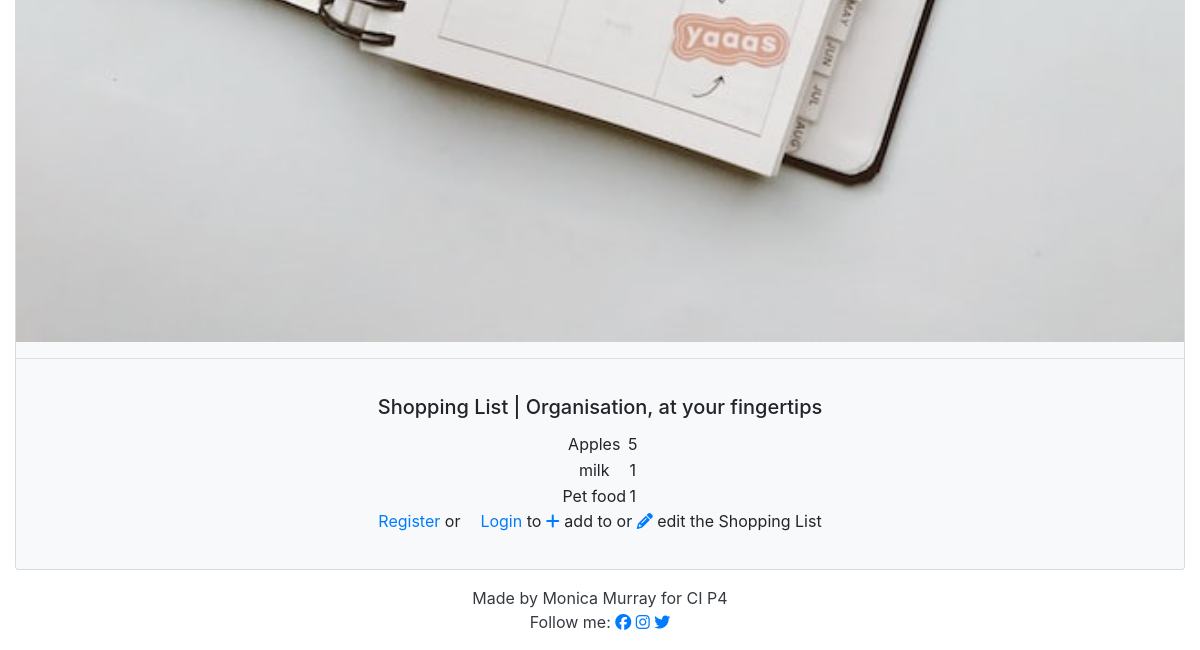
/ (lower part), run on an earlier commit of the app's database.
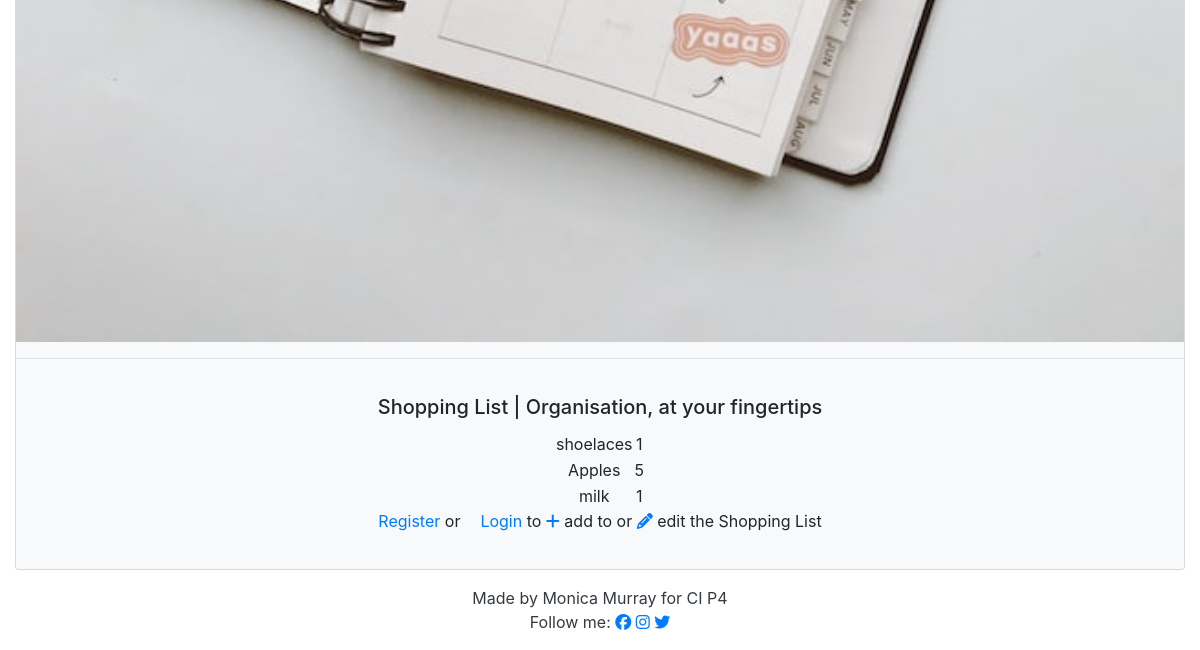
And on a later commit of the database.
### list/models.py (models this page shows, shortened)
class Entry(models.Model):
    item_name = models.CharField(
        max_length=60, null=False, blank=False, unique=True)
    quantity = models.IntegerField(choices=QUANTITY_CHOICES)
    star = models.BooleanField(default=False)
    user = models.ForeignKey(User, on_delete=models.CASCADE)
    category = models.CharField(max_length=20, choices=CATEGORY_CHOICES)
    added_on = models.DateTimeField(auto_now_add=True)
    check_item_as_done = models.BooleanField(default=False)
    class Meta:
        ordering = ['-added_on']

### list/views.py (the view)
# urls.py: path('', views.EntryList.as_view(), name='home'),
class EntryList(generic.ListView):
    model = Entry
    queryset = Entry.objects.all()
    template_name = 'index.html'
    paginate_by = 3

### templates/index.html (shortened to what this page needs)
{% extends 'base.html' %}
{% block content %}
<div class="row justify-content-center">
    {% if user.is_authenticated %}
        <table >
            <th>
                    <td><a href="#"><i class="fa-solid fa-filter"></i></a></td>
                    <td><a href="add/"><i class="fa-solid fa-plus"></i></a></td>
                    <td></td>
                    <td><a href="#"><i class="fa-solid fa-star"></i></a></td>
                    <td><a href="#"><i class="fa-solid fa-square-check"></i></a></td>
            </th>
                <tr></tr>
                {% for entry in entry_list %}
                <tr>
                    {% if entry.check_item_as_done %}
                        <td><strike> {{ entry.item_name }} </strike></td>
                    {% else %}
                        <td> {{ entry.item_name }}</td>
                        <td>{{entry.quantity}}</td>
                        <td><a href="#"><i class="fa-solid fa-pencil"></i></a></td>
                        <td><a href="#"><i class="fa-solid fa-trash-can"></i></a></td>
                        <td><a href="#"><i class="fa-regular fa-square"></i></a></td>
                    {% endif %}
                </tr>
                {% endfor %}
        </table>
    {% else %}
        <table >
                {% for entry in entry_list %}
                    <tr>
                            <td> {{ entry.item_name }}</td>
                            <td>{{entry.quantity}}</td>
                    </tr>
                {% endfor %}
        </table>
</div>
        <div class="row justify-content-center">
            <p><a href="{% url 'account_signup' %}" class="card-link">
                Register</a> or<a href="{% url 'account_login' %}" class="card-link">Login</a> to <a href="#"><i class="fa-solid fa-plus"></i></a>
                add to or <a href="#"><i class="fa-solid fa-pencil"></i></a> edit the Shopping List
            </p>
        </div>
    {% endif %}
</div>
{% endblock %}

What changed in the data, as far as the page shows it:
no longer on this page (row unchanged): Entry: item_name "Pet food", quantity "1"
added Entry: item_name "shoelaces", quantity "1"
